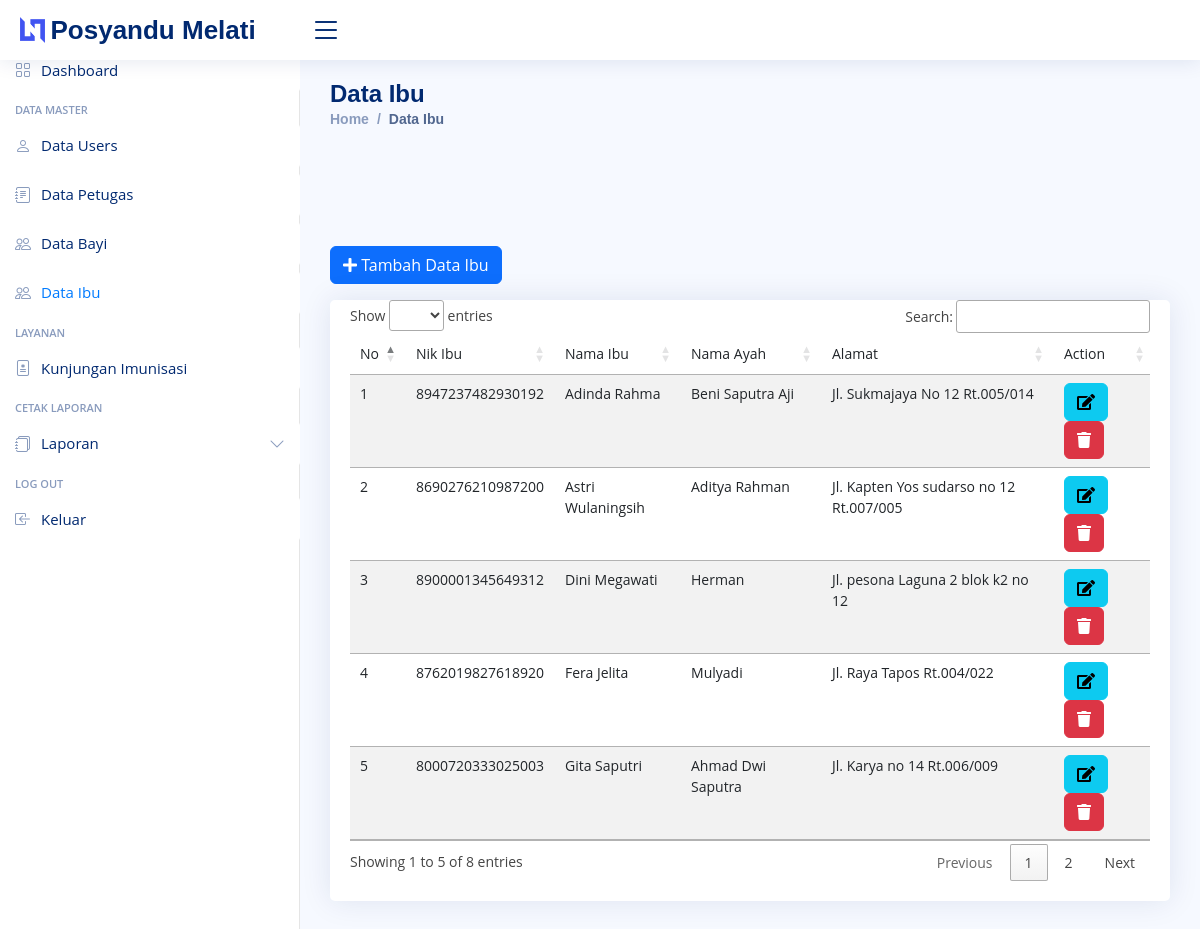
/index.php/admin/ibu, run on the app's committed database.
### tables this page shows
CREATE TABLE `ibu` (
  `id_ibu` int(15) NOT NULL,
  `nik_ibu` varchar(16) NOT NULL,
  `nama_ibu` varchar(50) NOT NULL,
  `tempat_lahir` varchar(50) NOT NULL,
  `tgl_lahir` date NOT NULL,
  `gol_dar` varchar(20) NOT NULL,
  `nama_ayah` varchar(30) NOT NULL,
  `alamat` varchar(50) NOT NULL,
  `kecamatan` varchar(20) NOT NULL,
  `kota` varchar(20) NOT NULL
);

### application/controllers/admin/ibu.php (called while the page is built, shortened)
<?php
class ibu extends CI_Controller{
    public function __construct()
    {
        $this->load->model('Ibu_model');
        $this->load->library('form_validation');
    }
        public function index()
        {
            $data['title'] = ' Data Ibu ';
            $data['ibu'] = $this->Ibu_model->get('ibu')->result_array();
            $this->form_validation->set_rules('nik_ibu', 'nik_ibu', 'required|trim');
            $this->form_validation->set_rules('nama_ibu', 'nama_ibu', 'required|trim');
            $this->form_validation->set_rules('ayah', 'nama_ayah', 'required|trim');
            $this->form_validation->set_rules('alamat', 'alamat', 'required|trim');
            if($this->form_validation->run() == FALSE){
                $this->load->view('layout/header', $data);
                $this->load->view('layout/sidebar');
                $this->load->view('admin/ibu/index', $data);
                $this->load->view('layout/footer');
        }
    }
}

### index.php (called while the page is built, shortened)
<?php
require_once BASEPATH.'core/CodeIgniter.php';

### application/models/Ibu_model.php (called while the page is built, shortened)
<?php
class Ibu_model extends CI_Model {
    public function get($table)
	{
		$this->db->order_by('nama_ibu', 'ASC');
		return $this->db->get($table);
	}
}

### application/views/admin/ibu/index.php (the view, shortened to what this page needs)
<main id="main" class="main">
    <div class="row mb-2">
        <div class="col-md-8">
            <button type="button" class="btn btn-primary mb-2" data-toggle="modal" data-target="#formModalibu">
                <i class="fas fa-plus"></i> Tambah Data Ibu
            </button>
        </div>
    </div>
    <div class="card">
        <div class="card-body">
            <div class="row">
                <div class="col-md">
                    <div class="table-responsive">
                        <table class="table table-striped" id="datatables">
                            <thead>
                                <tr>
                                    <td>No</td>
                                    <td>Nik Ibu</td>
                                    <td>Nama Ibu</td>
                                    <td>Nama Ayah</td>
                                    <td>Alamat</td>
                                    <td>Action</td>
                                </tr>
                            </thead>
                            <tbody>
                                <?php $no = 1; foreach($ibu as $b) : ?>
                                <tr>
                                    <td><?= $no++; ?></td>
                                    <td><?= $b['nik_ibu']; ?></td>
                                    <td><?= $b['nama_ibu']; ?></td>
                                    <td><?= $b['nama_ayah']; ?> </td>
                                    <td><?= $b['alamat']; ?> </td>
                                    <td>
                                        <a href="<?= base_url('admin/ibu/ubah/') . $b['id_ibu']; ?>"
                                            class="btn btn-info"><i class="fas fa-edit"></i></a>
                                        <a href="<?= base_url('admin/ibu/hapus/') . $b['id_ibu']; ?>"
                                            class="btn btn-danger" onclick="return confirm('Yakin Hapus ?')"><i
                                                class="fas fa-trash"></i></a>
                                    </td>
                                </tr>
                                <?php endforeach; ?>
                            </tbody>
                        </table>
                    </div>
                </div>
            </div>
        </div>
    </div>
</main>

### assets/css/dashboard.css (style rules this page uses)
body { font-size: .875rem; }

### assets/nice/assets/css/style.css (style rules this page uses)
:root { scroll-behavior: smooth; }
body { font-family: "Open Sans", sans-serif; background: #f6f9ff; color: #444444; }
a { color: #4154f1; text-decoration: none; }
#main { margin-top: 60px; padding: 20px 30px; transition: all 0.3s; }
.card { margin-bottom: 30px; border: none; border-radius: 5px; box-shadow: 0px 0 30px rgba(1, 41, 112, 0.1); }
.card-body { padding: 0 20px 20px 20px; }
@media (min-width: 1200px) { #main, #footer { margin-left: 300px; } }

### data on the page
ibu: nik_ibu "8947237482930192", nama_ibu "Adinda Rahma", nama_ayah "Beni Saputra Aji", alamat "Jl. Sukmajaya No 12 Rt.005/014"
ibu: nik_ibu "8690276210987200", nama_ibu "Astri Wulaningsih", nama_ayah "Aditya Rahman", alamat "Jl. Kapten Yos sudarso no 12 Rt.007/005"
ibu: nik_ibu "8900001345649312", nama_ibu "Dini Megawati", nama_ayah "Herman", alamat "Jl. pesona Laguna 2 blok k2 no 12"
ibu: nik_ibu "8762019827618920", nama_ibu "Fera Jelita", nama_ayah "Mulyadi", alamat "Jl. Raya Tapos Rt.004/022"
ibu: nik_ibu "8000720333025003", nama_ibu "Gita Saputri", nama_ayah "Ahmad Dwi Saputra", alamat "Jl. Karya no 14 Rt.006/009"

### other printed values
$title "Data Ibu"
